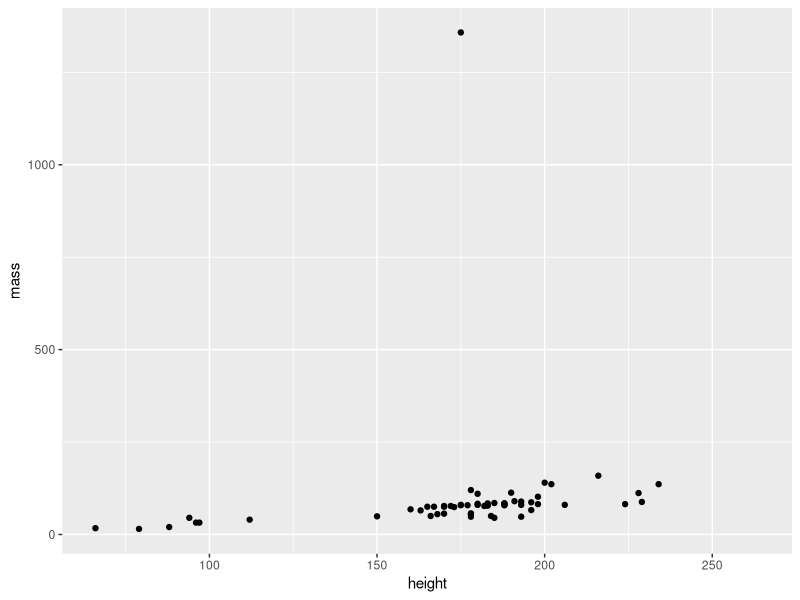
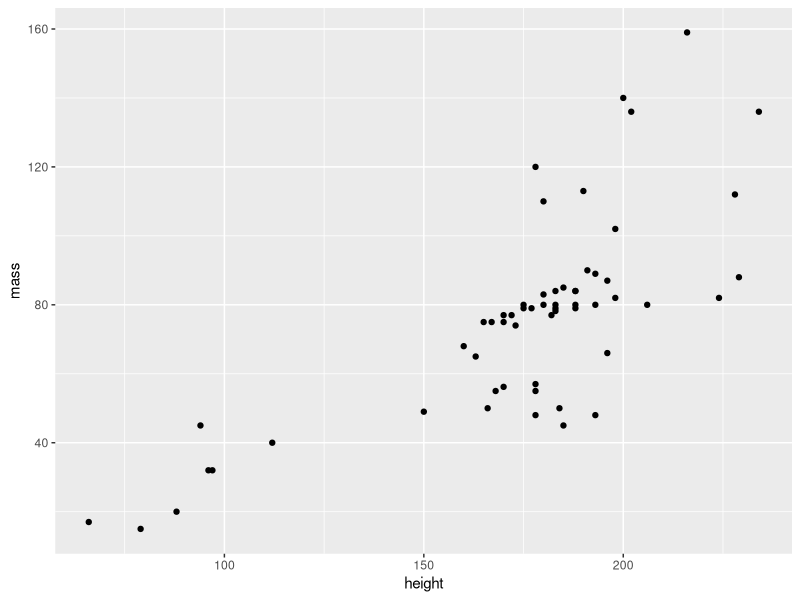
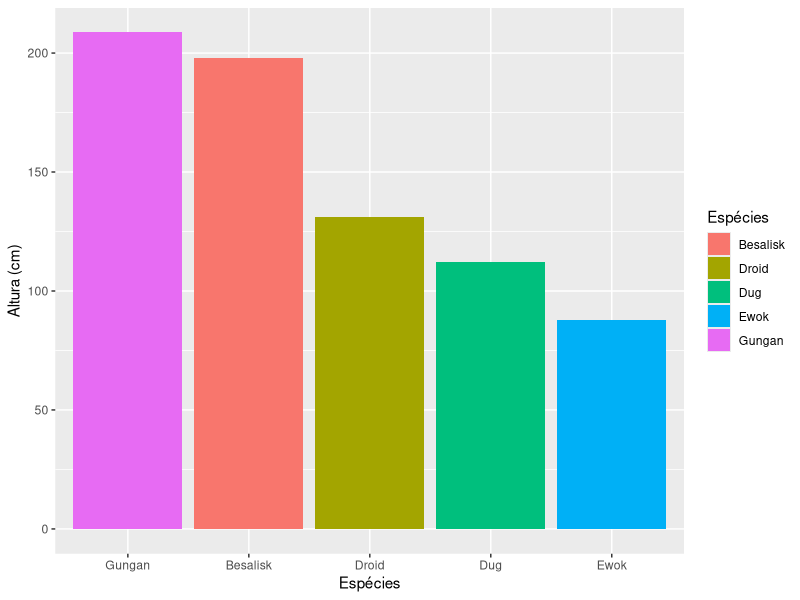
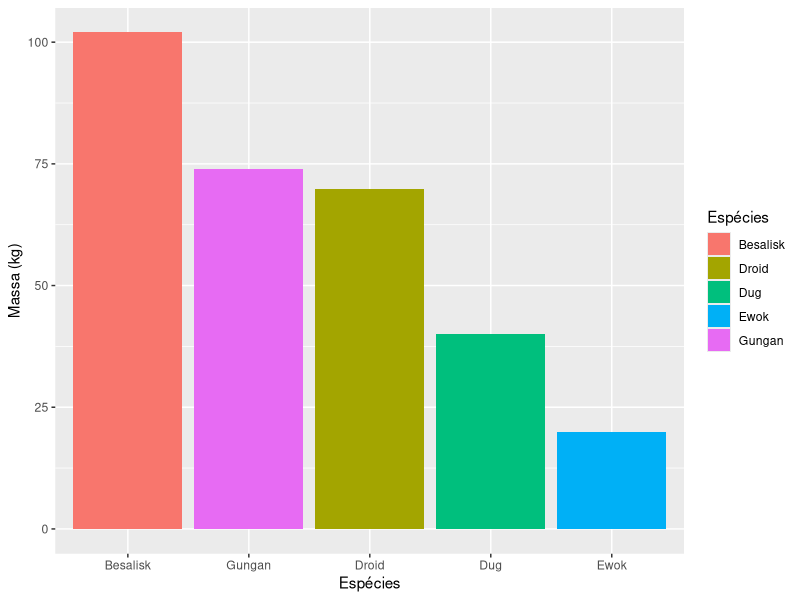
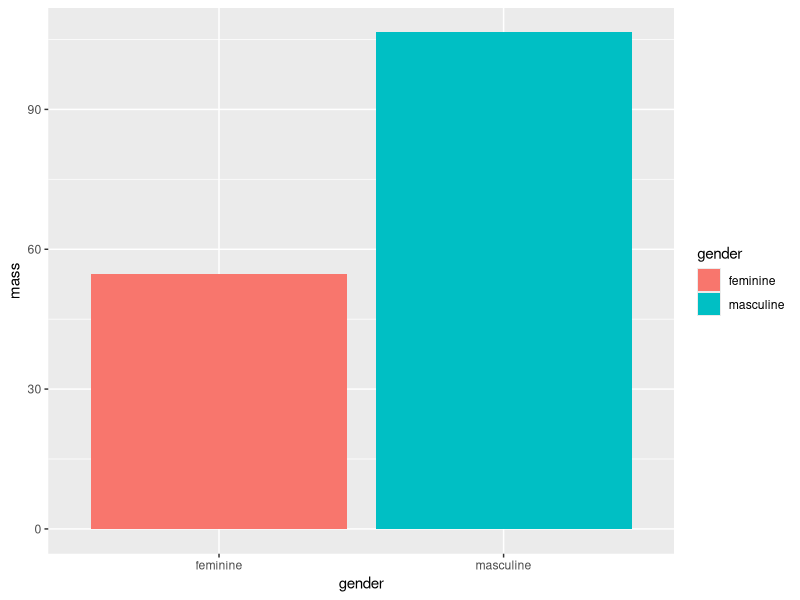
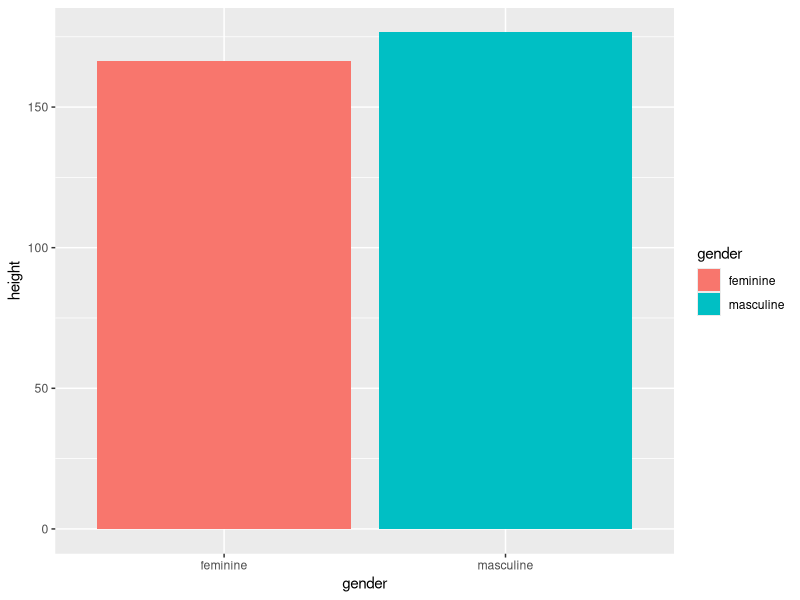
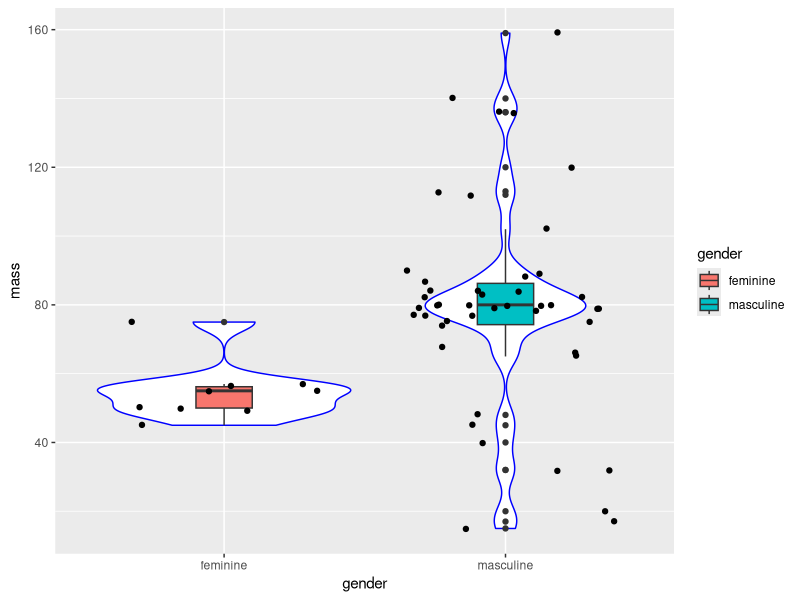
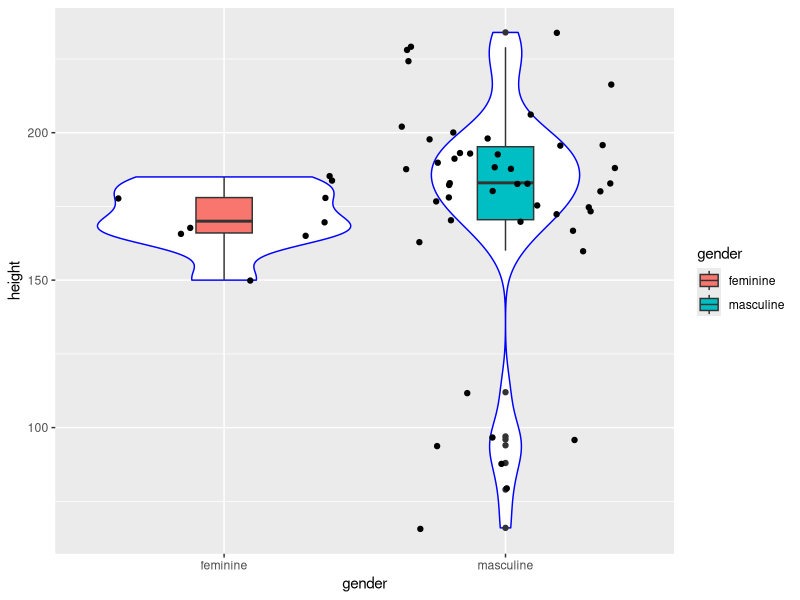

Here is the R script that generated these plots, in order:

# Pacotes tidyverse - Prática -----------------------------------------------------------------------------------------------------------------------------
# Autoria do script: Jeanne Franco ---------------------------------------------------------------------------------------------------------
# Data: 17/03/2022 -------------------------------------------------------------------------------------------------------------------------

# Carregar pacotes -------------------------------------------------------------------------------------------------------------------------

library(dplyr)
library(ggplot2)

# Carregar dados ---------------------------------------------------------------------------------------------------------------------------

dados <- starwars
View(dados)

# Manipulação de dados 1 -------------------------------------------------------------------------------------------------------------------

dados %>%
  select(mass, hair_color) %>%
  filter(hair_color == "brown")

dados %>%
  select(height, hair_color) %>%
  filter(hair_color == "brown")

dados_1 <- dados %>%
  select(height, mass) %>%
  summarise_at(c("height", "mass"), list(max, min), na.rm = TRUE) 
dados_1

dados_2 <- dados %>%
  select(height, mass) 
dados_2

# Gráfico 1 --------------------------------------------------------------------------------------------------------------------------------

ggplot(dados_2, aes(x = height, y = mass)) +
  geom_point()

# Manipulação de dados 2 -------------------------------------------------------------------------------------------------------------------

dados_2 <- dados %>%
  select(height, mass) %>%
  filter(mass != 1358) # Elimina o valor máximo (outlier que impede ver a tendência)
dados_2

# Gráfico 2 --------------------------------------------------------------------------------------------------------------------------------

ggplot(dados_2, aes(x = height, y = mass)) +
  geom_point()

# Manipulação de dados 3 -------------------------------------------------------------------------------------------------------------------

dados_3 <- dados %>%
  select(height, mass, species) %>%
  filter(species %in% c("Besalisk", "Dug", "Gungan", "Ewok", "Droid")) %>%
  group_by(species) %>%
  summarise_all(list(mean), na.rm = TRUE)
dados_3

# Gráficos 3 -------------------------------------------------------------------------------------------------------------------------------

plot_altura <- ggplot(dados_3, aes(x = species, y = height)) +
  geom_col(aes(fill = species)) +
  scale_x_discrete(limits = c("Gungan", "Besalisk", "Droid", "Dug", "Ewok")) +
  scale_fill_discrete(name = "Espécies") +
  labs(x = "Espécies", y = "Altura (cm)")
plot_altura

plot_massa <- ggplot(dados_3, aes(x = species, y = mass)) +
  geom_col(aes(fill = species)) +
  scale_x_discrete(limits = c("Besalisk", "Gungan", "Droid", "Dug", "Ewok")) +
  scale_fill_discrete(name = "Espécies") +
  labs(x = "Espécies", y = "Massa (kg)")
plot_massa

# Manipulação de dados 4 -------------------------------------------------------------------------------------------------------------------

dados_4 <- dados %>%
  select(gender, mass, height) %>%
  filter(gender %in% c("feminine", "masculine")) %>%
  group_by(gender) %>%
  summarise_all(list(mean), na.rm = TRUE)
dados_4  

# Gráficos 4 -------------------------------------------------------------------------------------------------------------------------------

massa_genero <- ggplot(dados_4, aes(x = gender, y = mass)) +
  geom_col(aes(fill = gender))
massa_genero

altura_genero <- ggplot(dados_4, aes(x = gender, y = height)) +
  geom_col(aes(fill = gender))
altura_genero

# Manipulação de dados 5 -------------------------------------------------------------------------------------------------------------------

dados_5 <- dados %>%
  select(gender, mass, height) %>%
  filter(gender %in% c("feminine", "masculine")) %>%
  filter(mass != 1358)
dados_5

# Gráficos 5 -------------------------------------------------------------------------------------------------------------------------------

massa_genero_box <- ggplot(dados_5, aes(x = gender, y = mass)) +
  geom_violin(col = "blue") +
  geom_boxplot(aes(fill = gender), width = 0.2) +
  geom_jitter()
massa_genero_box

altura_genero_box <- ggplot(dados_5, aes(x = gender, y = height)) +
  geom_violin(col = "blue") +
  geom_boxplot(aes(fill = gender), width = 0.2) +
  geom_jitter()
altura_genero_box
